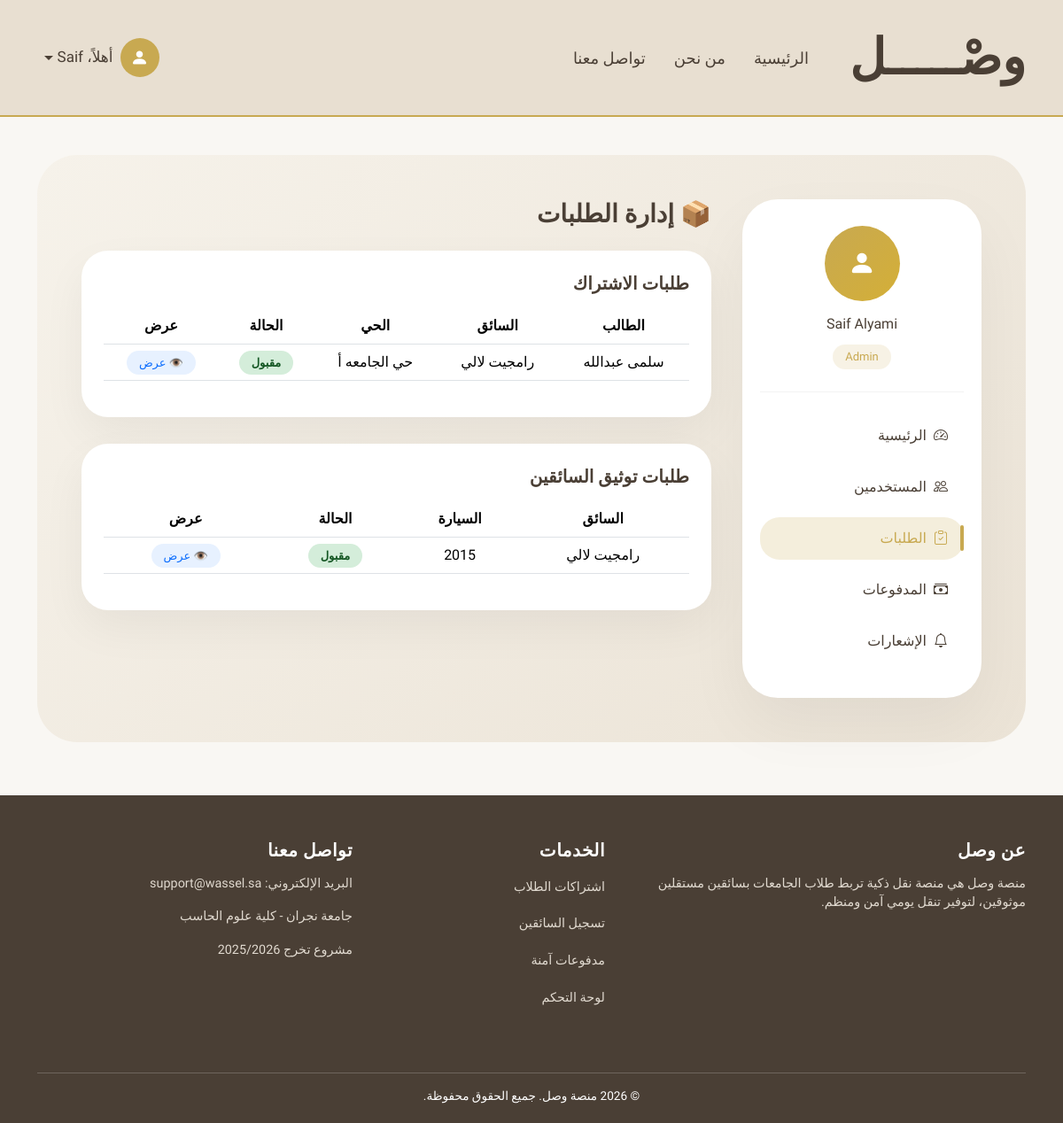
Before: /admin-panel/requests/ (signed in) with the older database file.
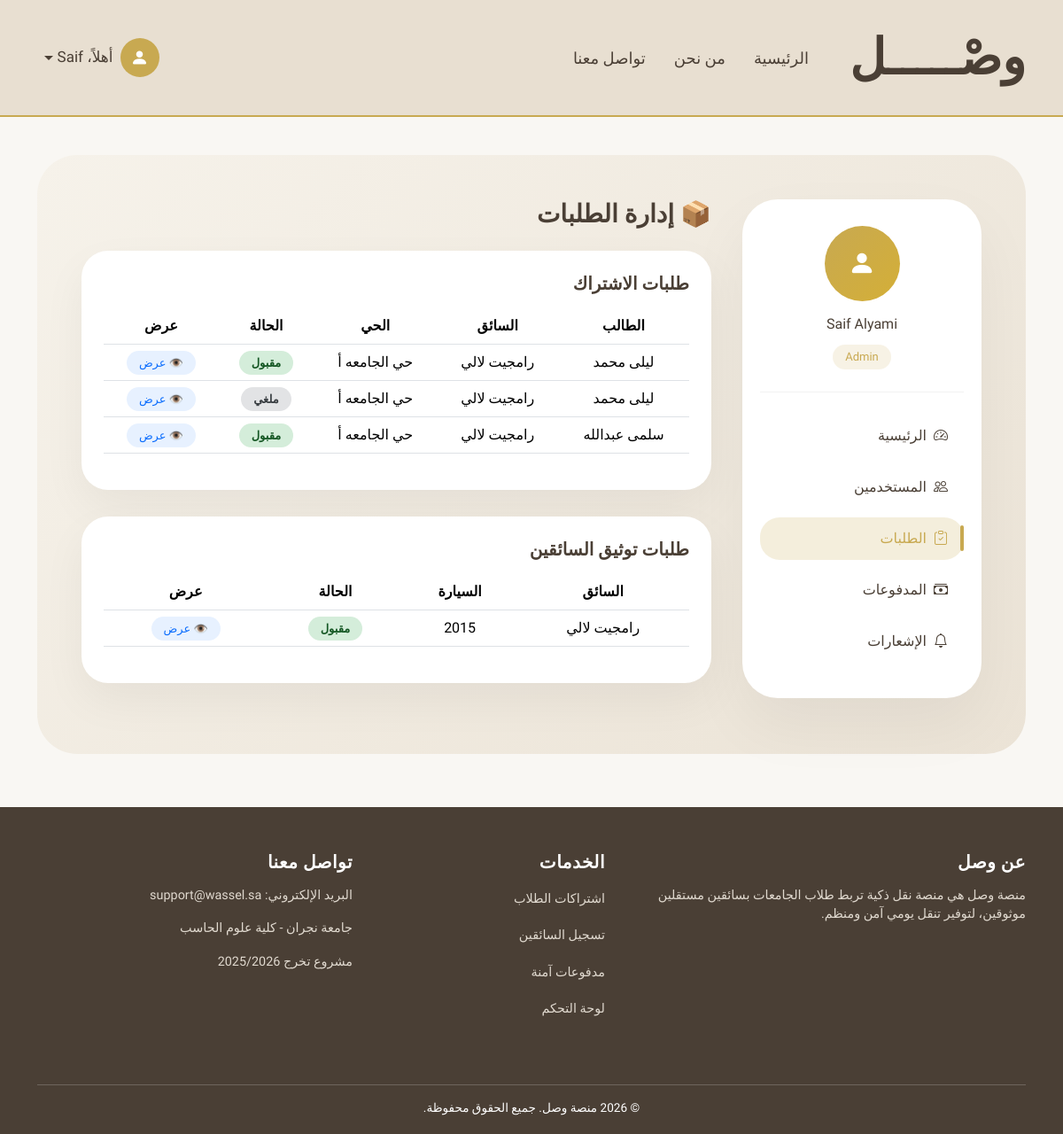
After: the same page with the newer database file.
### subscriptions/models.py (models this page shows, shortened)
class SubscriptionRequest(models.Model):
    STATUS_CHOICES = (
        ("pending", "قيد الانتظار"),
        ("approved", "مقبول"),
        ("rejected", "مرفوض"),
        ("cancelled", "ملغي"),
    )
    student = models.ForeignKey(
        StudentProfile,
        on_delete=models.CASCADE,
        related_name="subscription_requests"
    )
    subscription = models.ForeignKey(
        Subscription,
        on_delete=models.CASCADE,
        related_name="requests"
    )
    status = models.CharField(
        max_length=20,
        choices=STATUS_CHOICES,
        default="pending"
    )
    request_date = models.DateTimeField(auto_now_add=True)
    decision_date = models.DateTimeField(blank=True, null=True)
    price_snapshot = models.DecimalField(
        max_digits=8,
        decimal_places=2,
        blank=True,
        null=True
    )
    note = models.TextField(blank=True, null=True)
    class Meta:
        constraints = [
            models.UniqueConstraint(
                fields=["student", "subscription"],
                condition=Q(status__in=["pending", "approved"]),
                name="unique_active_subscription_request"
            )
        ]

class Subscription(models.Model):
    DURATION_CHOICES = (
        ("monthly", "شهري"),
        ("semester", "فصلي"),
    )
    STATUS_CHOICES = (
        ("active", "Active"),
        ("inactive", "Inactive"),
        ("full", "Full"),
    )
    driver = models.ForeignKey(
        DriverProfile,
        on_delete=models.CASCADE,
        related_name="subscriptions"
    )
    neighborhood = models.CharField(max_length=200)
    price = models.DecimalField(max_digits=8, decimal_places=2)
    seats = models.PositiveIntegerField()
    available_seats = models.PositiveIntegerField()
    duration = models.CharField(
        max_length=20,
        choices=DURATION_CHOICES
    )
    status = models.CharField(
        max_length=20,
        choices=STATUS_CHOICES,
        default="active"
    )
    start_date = models.DateField()
    end_date = models.DateField()
    notes = models.TextField(blank=True, null=True)
    created_at = models.DateTimeField(auto_now_add=True)

### student/models.py (models this page shows, shortened)
class StudentProfile(models.Model):
    GENDER_CHOICES = (
        ("male", "ذكر"),
        ("female", "أنثى"),
    )
    user = models.OneToOneField(
        settings.AUTH_USER_MODEL,
        on_delete=models.CASCADE,
        related_name="student_profile"
    )
    neighborhood = models.CharField(
        max_length=150
    )
    location_url = models.URLField(
        blank=True,
        null=True
    )
    university_name = models.CharField(
        max_length=150
    )
    gender = models.CharField(
        max_length=10,
        choices=GENDER_CHOICES
    )
    created_at = models.DateTimeField(auto_now_add=True)

### accounts/models.py (models this page shows, shortened)
class User(AbstractUser):
    username = None  # حذفنا username رسميًا
    ROLE_CHOICES = (
        ('student', 'طالب'),
        ('driver', 'سائق'),
        ('admin', 'مدير'),  # 🔥 الجديد
    )
    STATUS_CHOICES = (
        ('active', 'Active'),
        ('banned', 'Banned'),
    )
    ADMIN_LEVELS = (
        (1, "Super Admin"),
        (2, "Manager"),
    )
    admin_level = models.IntegerField(
        choices=ADMIN_LEVELS,
        null=True,
        blank=True
    )
    email = models.EmailField(unique=True)
    role = models.CharField(
        max_length=20,
        choices=ROLE_CHOICES,
        default='student'
    )
    phone = models.CharField(max_length=20)
    city = models.ForeignKey(
        City,
        on_delete=models.PROTECT,
        related_name="users",
        verbose_name="المدينة"
    )
    status = models.CharField(
        max_length=20,
        choices=STATUS_CHOICES,
        default='active'
    )
    USERNAME_FIELD = "email"
    REQUIRED_FIELDS = ["first_name", "last_name", "phone"]
    objects = CustomUserManager()
    @property
    def full_name(self):
        return f"{self.first_name} {self.last_name}"

### driver/models.py (models this page shows, shortened)
class DriverProfile(models.Model):
    VERIFICATION_STATUS = (
        ("incomplete", "غير مكتمل"),
        ("pending", "قيد المراجعة"),
        ("approved", "مقبول"),
        ("rejected", "مرفوض"),
    )
    user = models.OneToOneField(
        settings.AUTH_USER_MODEL,
        on_delete=models.CASCADE,
        related_name="driver_profile"
    )
    id_document_image = CloudinaryField(
        'image',
        folder='wasl/drivers/docs',
        blank=True,
        null=True
    )
    driving_license_image = CloudinaryField(
        'image',
        folder='wasl/drivers/docs',
        blank=True,
        null=True
    )
    vehicle_registration_image = CloudinaryField(
        'image',
        folder='wasl/drivers/vehicle',
        blank=True,
        null=True
    )
    vehicle_insurance_image = CloudinaryField(
        'image',
        folder='wasl/drivers/vehicle',
        blank=True,
        null=True
    )
    vehicle_front_image = CloudinaryField(
        'image',
        folder='wasl/drivers/vehicle',
        blank=True,
        null=True
    )
    vehicle_back_image = CloudinaryField(
        'image',
        folder='wasl/drivers/vehicle',
        blank=True,
        null=True
    )
    vehicle_side_image = CloudinaryField(
        'image',
        folder='wasl/drivers/vehicle',
        blank=True,
        null=True
    )
    vehicle_model = models.CharField(
        max_length=100,
        blank=True,
        null=True
    )
    verification_status = models.CharField(
        max_length=20,
        choices=VERIFICATION_STATUS,
        default="incomplete"
    )
    rejection_reason = models.TextField(
        blank=True,
        null=True
    )
    submitted_at = models.DateTimeField(auto_now_add=True)
    updated_at = models.DateTimeField(auto_now=True)
    reviewed_at = models.DateTimeField(blank=True, null=True)

### admin_panel/decorators.py (the view)
        def wrapper(request, *args, **kwargs):
            if request.user.role != "admin":
                return redirect("main:index")
            if request.user.admin_level not in levels:
                return redirect("main:index")
            return view_func(request, *args, **kwargs)

### admin_panel/views.py (called while the page is built)
@admin_required(levels=[1, 2])
def requests_list(request):
    request_status = request.GET.get("status")
    driver_status = request.GET.get("driver_status")
    requests = SubscriptionRequest.objects.select_related(
        "student__user",
        "subscription__driver__user"
    ).order_by("-request_date")
    drivers = DriverProfile.objects.select_related(
        "user"
    ).order_by("-submitted_at")
    if request_status:
        requests = requests.filter(status=request_status)
    if driver_status:
        drivers = drivers.filter(verification_status=driver_status)
    context = {
        "requests": requests,
        "drivers": drivers,
    }
    return render(request, "admin_panel/requests.html", context)

### admin_panel/templates/admin_panel/requests.html (shortened to what this page needs)
{% extends "admin_panel/admin_base.html" %}
{% block admin_content %}
<h3 class="mb-4 fw-bold">📦 إدارة الطلبات</h3>
<div class="section-card">
<h5 class="mb-3">طلبات الاشتراك</h5>
<table class="table text-center align-middle">
    <thead>
        <tr>
            <th>الطالب</th>
            <th>السائق</th>
            <th>الحي</th>
            <th>الحالة</th>
            <th>عرض</th>
        </tr>
    </thead>
    <tbody>
    {% for req in requests %}
        <tr>
            <td>{{ req.student.user.full_name }}</td>
            <td>{{ req.subscription.driver.user.full_name }}</td>
            <td>{{ req.subscription.neighborhood }}</td>
            <td>
                <span class="status-badge
                    {% if req.status == 'pending' %}pending
                    {% elif req.status == 'approved' %}approved
                    {% elif req.status == 'rejected' %}rejected
                    {% elif req.status == 'cancelled' %}cancelled
                    {% endif %}
                ">
                    {{ req.get_status_display }}
                </span>
            </td>
            <td>
                <a href="{% url 'admin_panel:request_detail' req.id %}" class="view-btn">
                    👁️ عرض
                </a>
            </td>
        </tr>
    {% endfor %}
    </tbody>
</table>
</div>
<div class="section-card">
<h5 class="mb-3">طلبات توثيق السائقين</h5>
<table class="table text-center align-middle">
    <thead>
        <tr>
            <th>السائق</th>
            <th>السيارة</th>
            <th>الحالة</th>
            <th>عرض</th>
        </tr>
    </thead>
    <tbody>
    {% for d in drivers %}
        <tr>
            <td>{{ d.user.full_name }}</td>
            <td>{{ d.vehicle_model }}</td>
            <td>
                <span class="status-badge
                    {% if d.verification_status == 'pending' %}pending
                    {% elif d.verification_status == 'approved' %}approved
                    {% else %}rejected
                    {% endif %}
                ">
                    {{ d.get_verification_status_display }}
                </span>
            </td>
            <td>
                <a href="{% url 'admin_panel:driver_detail' d.id %}" class="view-btn">
                    👁️ عرض
                </a>
            </td>
        </tr>
    {% endfor %}
    </tbody>
</table>
</div>
{% endblock %}

Changed rows visible on the page:
added SubscriptionRequest: student.user.full_name "ليلى محمد", subscription.driver.user.full_name "رامجيت لالي", subscription.neighborhood "حي الجامعه أ", status "مقبول"
added SubscriptionRequest: student.user.full_name "ليلى محمد", subscription.driver.user.full_name "رامجيت لالي", subscription.neighborhood "حي الجامعه أ", status "ملغي"
